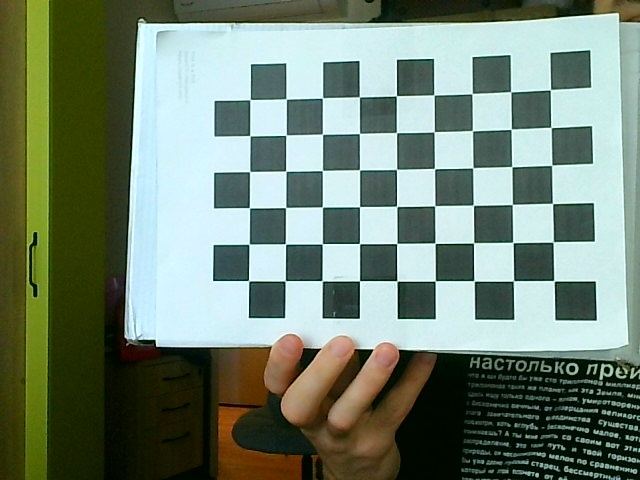
#> input picture stereo_project_win/calibration_photos/left/00.jpg, 640 x 480 px, given in place of the camera
$ python stereo_bm_linux.py   (older library calls are emulated)
#> lines starting #> are read from the running program, lines starting #| are printed output that depends on the picture
"""StereoBM для Linux / Raspberry Pi через V4L2.
S: 50 валидных измерений, Q: выход. Калибровка в миллиметрах.
Пример: python3 stereo_bm_linux.py --left /dev/video0 --right /dev/video2
"""
import argparse
import csv
import time
from pathlib import Path

import cv2
import numpy as np

REAL_DISTANCE_CM = 60.0
NUM_SAMPLES = 50
LEFT_CAMERA = "/dev/video2"
RIGHT_CAMERA = "/dev/video0"
MIN_DISPARITY = 0
NUM_DISPARITIES = 256
BLOCK_SIZE = 15
ROI_RADIUS = 15
MIN_VALID_PIXELS = 50
SHOW_RIGHT = True
SHOW_DISPARITY = True
RESULTS_FILE = "bm_results_optimized_linux.csv"
SCRIPT_DIR = Path(__file__).resolve().parent


def save_experiment(samples, real_distance_cm, results_file):
    values = np.asarray(samples, dtype=np.float64)
    measured_cm = float(np.mean(values[:, 0]))
    std_cm = float(np.std(values[:, 0]))
    mean_disparity = float(np.mean(values[:, 1]))
    mean_valid = float(np.mean(values[:, 2]))
    mean_time = float(np.mean(values[:, 3]))
    absolute_error = abs(measured_cm - real_distance_cm)
    relative_error = absolute_error / real_distance_cm * 100.0
    algorithm_fps = 1.0 / mean_time if mean_time > 0 else 0.0
    print("\n========== РЕЗУЛЬТАТ ЭКСПЕРИМЕНТА ==========")
    print(f"Реальное расстояние: {real_distance_cm:.1f} cm")
    print(f"Измеренное расстояние: {measured_cm:.2f} cm")
    print(f"Стандартное отклонение: {std_cm:.2f} cm")
    print(f"Средняя disparity: {mean_disparity:.2f} px")
    print(f"Абсолютная ошибка: {absolute_error:.2f} cm")
    print(f"Относительная ошибка: {relative_error:.2f} %")
    print(f"Valid: {mean_valid:.1f} %")
    print(f"StereoBM time: {mean_time * 1000:.2f} ms")
    print(f"StereoBM FPS: {algorithm_fps:.1f}")
    with open(results_file, "a", newline="", encoding="utf-8") as file:
        writer = csv.writer(file)
        if file.tell() == 0:
            writer.writerow([
                "real_distance_cm", "measured_distance_cm", "std_cm",
                "mean_disparity_px", "absolute_error_cm",
                "relative_error_percent", "valid_percent",
                "processing_time_ms", "algorithm_fps",
            ])
        writer.writerow([
            real_distance_cm, measured_cm, std_cm, mean_disparity,
            absolute_error, relative_error, mean_valid,
            mean_time * 1000, algorithm_fps,
        ])
    print(f"Результат записан в {results_file}\n")


def main():
    parser = argparse.ArgumentParser(description=__doc__)
    parser.add_argument("--left", default=LEFT_CAMERA, help="Путь /dev/videoN левой камеры")
    parser.add_argument("--right", default=RIGHT_CAMERA, help="Путь /dev/videoN правой камеры")
    parser.add_argument("--fourcc", default="YUYV", choices=("YUYV", "MJPG"),
                        help="Формат потока V4L2; по умолчанию YUYV")
    parser.add_argument("--distance", type=float, default=REAL_DISTANCE_CM,
                        help="Реальное расстояние до объекта в см")
    parser.add_argument("--calibration", type=Path,
                        default=SCRIPT_DIR / "stereo_calibration.npz")
    parser.add_argument("--results", type=Path,
                        default=SCRIPT_DIR / RESULTS_FILE)
    args = parser.parse_args()
    real_distance_cm = args.distance
    if args.left == args.right:
        parser.error("Левая и правая камеры должны отличаться")
    if real_distance_cm <= 0:
        raise ValueError("REAL_DISTANCE_CM должен быть больше нуля")
    with np.load(args.calibration) as data:
#> (reads stereo_project_lin/stereo_calibration.npz from the repository)
        K_left, D_left = data["K_left"], data["D_left"]
        K_right, D_right = data["K_right"], data["D_right"]
        R, T = data["R"], data["T"]
        image_size = tuple(int(v) for v in data["image_size"].ravel())
    width, height = image_size
    center_x, center_y = width // 2, height // 2
    x0, x1 = center_x - ROI_RADIUS, center_x + ROI_RADIUS + 1
    y0, y1 = center_y - ROI_RADIUS, center_y + ROI_RADIUS + 1
    if x0 < 0 or y0 < 0 or x1 > width or y1 > height:
        raise ValueError("Область измерения выходит за границы изображения")

    # Карты рассчитываем один раз; remap использует фиксированную точку.
    R1, R2, P1, P2, Q, roi_left, roi_right = cv2.stereoRectify(
        K_left, D_left, K_right, D_right, image_size, R, T,
        flags=cv2.CALIB_ZERO_DISPARITY, alpha=1.0,
    )
    map_left_1, map_left_2 = cv2.initUndistortRectifyMap(
        K_left, D_left, R1, P1, image_size, cv2.CV_16SC2,
    )
    map_right_1, map_right_2 = cv2.initUndistortRectifyMap(
        K_right, D_right, R2, P2, image_size, cv2.CV_16SC2,
    )
    focal_length = float(P1[0, 0])
    baseline_mm = abs(float(P2[0, 3] / P2[0, 0]))
    depth_factor_cm = focal_length * baseline_mm / 10.0
    print("Размер изображения:", image_size)
    print(f"Фокусное расстояние: {focal_length:.2f} px")
    print(f"Baseline: {baseline_mm:.2f} мм")
    print("Principal point offset:", P1[0, 2] - P2[0, 2])

    stereo = cv2.StereoBM_create(NUM_DISPARITIES, BLOCK_SIZE)
    stereo.setMinDisparity(MIN_DISPARITY)
    stereo.setPreFilterType(cv2.STEREO_BM_PREFILTER_NORMALIZED_RESPONSE)
    stereo.setPreFilterSize(9)
    stereo.setPreFilterCap(31)
    stereo.setTextureThreshold(5)
    stereo.setUniquenessRatio(15)
    stereo.setSpeckleWindowSize(0)
    stereo.setSpeckleRange(2)
    stereo.setDisp12MaxDiff(-1)

    # CAP_V4L2 принудительно выбирает backend Linux. Устройства обычно /dev/videoN.
    camera_left = cv2.VideoCapture(args.left, cv2.CAP_V4L2)
    camera_right = cv2.VideoCapture(args.right, cv2.CAP_V4L2)

    try:
        if not camera_left.isOpened() or not camera_right.isOpened():
            raise RuntimeError("Не удалось открыть обе камеры")
        for name, camera in (("LEFT", camera_left), ("RIGHT", camera_right)):

            camera.set(cv2.CAP_PROP_FOURCC, cv2.VideoWriter_fourcc(*args.fourcc))
            camera.set(cv2.CAP_PROP_FRAME_WIDTH, width)
            camera.set(cv2.CAP_PROP_FRAME_HEIGHT, height)
            camera.set(cv2.CAP_PROP_BUFFERSIZE, 1)  # драйвер может игнорировать
            camera.set(cv2.CAP_PROP_FOURCC, cv2.VideoWriter_fourcc(*"MJPG"))
            actual_w = int(camera.get(cv2.CAP_PROP_FRAME_WIDTH))
            actual_h = int(camera.get(cv2.CAP_PROP_FRAME_HEIGHT))
            actual_fourcc = int(camera.get(cv2.CAP_PROP_FOURCC))
            codec = "".join(chr((actual_fourcc >> (8 * j)) & 255) for j in range(4))
            print(f"{name}: {actual_w}x{actual_h}, FOURCC={codec!r}")
            if (actual_w, actual_h) != image_size:
                raise RuntimeError(
                    f"{name}: драйвер не установил {width}x{height}. "
                    "Проверьте v4l2-ctl --list-formats-ext -d /dev/videoN"
                )
        print("\nS — собрать эксперимент; Q — выход\n")
        samples = []
        collecting = False
        fps = 0.0
        report_start = time.perf_counter()
        report_frames = 0
        capture_sum = prepare_sum = bm_sum = display_sum = 0.0
        while True:
            t0 = time.perf_counter()
            grabbed_left = camera_left.grab()
            grabbed_right = camera_right.grab()
            if not grabbed_left or not grabbed_right:
                print("Не удалось захватить кадры")
                break
            ret_left, frame_left = camera_left.retrieve()
#> frame_left is the input picture: shape (480, 640, 3); mean B, G, R 114.9, 131.2, 114.9
#> ret_left = True
            ret_right, frame_right = camera_right.retrieve()
#> ret_right = True
            if not ret_left or not ret_right:
                print("Не удалось получить кадры")
                break
            t1 = time.perf_counter()
            if (frame_left.shape[1::-1] != image_size
                    or frame_right.shape[1::-1] != image_size):
                raise RuntimeError(
                    f"Размер кадров не совпадает с калибровкой: "
                    f"L={frame_left.shape[1::-1]}, R={frame_right.shape[1::-1]}, "
                    f"калибровка={image_size}"
                )
            # Ректифицируем только один канал.
            gray_left = cv2.cvtColor(frame_left, cv2.COLOR_BGR2GRAY)
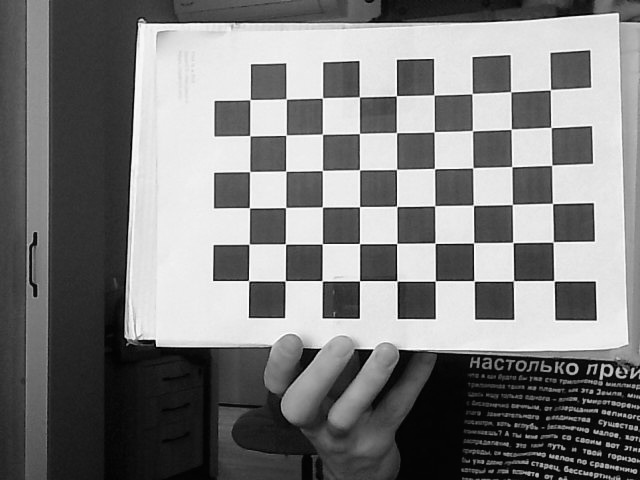
#> gray_left: shape (480, 640); min 0, max 255, mean 124.5
            gray_right = cv2.cvtColor(frame_right, cv2.COLOR_BGR2GRAY)
            gray_left = cv2.remap(
                gray_left, map_left_1, map_left_2, cv2.INTER_LINEAR,
            )
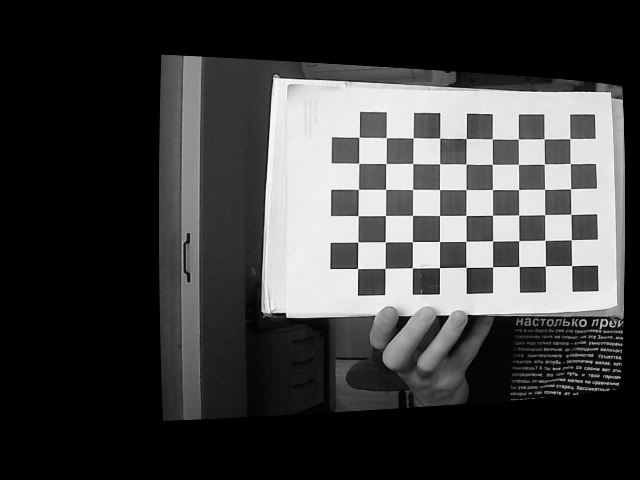
#> gray_left: shape (480, 640); min 0, max 253, mean 62.8
            gray_right = cv2.remap(
                gray_right, map_right_1, map_right_2, cv2.INTER_LINEAR,
            )
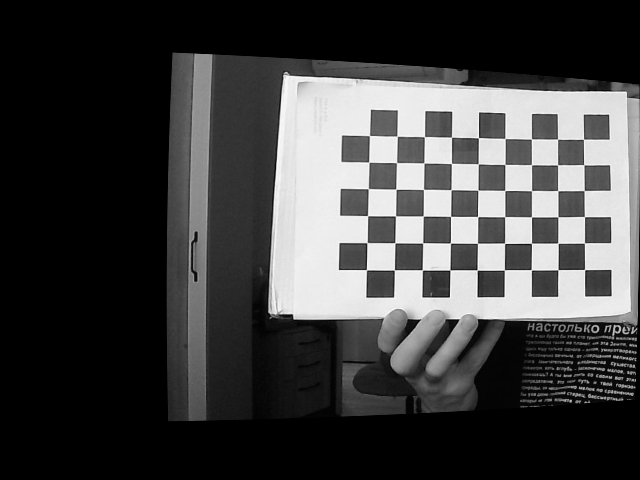
#> gray_right: shape (480, 640); min 0, max 254, mean 65.2

            # CALIB_ZERO_DISPARITY уже согласует главные точки без ручных сдвигов.
            # Вычисляем disparity и расстояние
            t2 = time.perf_counter()
            disparity_raw = stereo.compute(gray_left, gray_right)
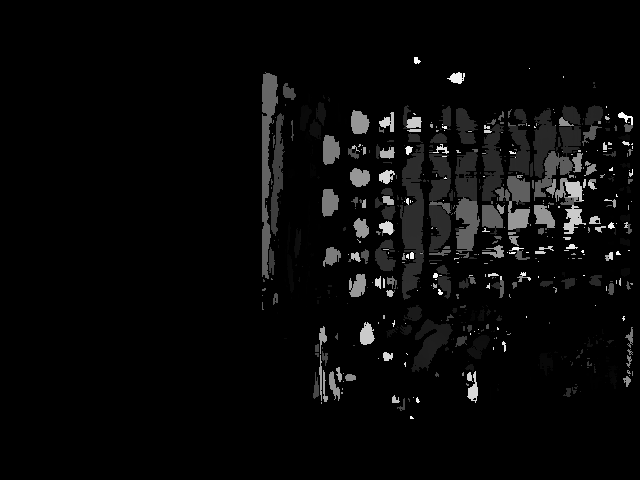
#> disparity_raw: shape (480, 640) int16; min -16, max 4080, mean 123.8; drawn with min black and max white
            t3 = time.perf_counter()
            processing_time = t3 - t2
            # Переводим в float только область измерения.
            disparity_roi = disparity_raw[y0:y1, x0:x1].astype(np.float32) / 16.0
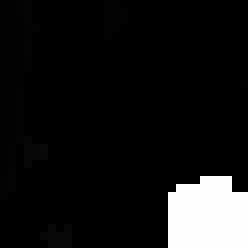
#> disparity_roi: shape (31, 31) float32 (shown 8 times larger); min -1, max 123.8, mean 9.7; drawn with min black and max white

            # Используем этот блок только при положительной диспаратности
            # valid_disparities = disparity_roi[
            #     (disparity_roi > max(1, MIN_DISPARITY)) &
            #     (disparity_roi < MIN_DISPARITY + NUM_DISPARITIES)
            # ]

            # Этот блок используем при отрицательной диспаратности
            valid_disparities = disparity_roi[
                (disparity_roi > MIN_DISPARITY - 1)
                & (disparity_roi < MIN_DISPARITY + NUM_DISPARITIES)
                & (np.abs(disparity_roi) > 1.0)
            ]
#> valid_disparities = 105 values, max 123.8 at index 16, min 1.06 at index 3, mean 95.91
            valid_count = valid_disparities.size
#> valid_count = 105
            valid_percent = 100.0 * valid_count / disparity_roi.size
#> valid_percent = 10.93
            distance_cm = None
            median_disparity = None
            if valid_count >= MIN_VALID_PIXELS:
                median_disparity = float(np.median(valid_disparities))
#> median_disparity = 123.6
                distance_cm = depth_factor_cm / abs(median_disparity)
#> distance_cm = 55.22
                if collecting:
                    samples.append((distance_cm, median_disparity,
                                    valid_percent, processing_time))
            left_view = cv2.cvtColor(gray_left, cv2.COLOR_GRAY2BGR)
            cv2.rectangle(left_view, (x0, y0), (x1 - 1, y1 - 1), (0, 0, 255), 2)
            cv2.putText(left_view, f"FPS: {fps:.1f}", (20, 30),
                        cv2.FONT_HERSHEY_SIMPLEX, 0.7, (0, 255, 0), 2)
            cv2.putText(left_view, f"Valid: {valid_percent:.1f}%", (20, 60),
                        cv2.FONT_HERSHEY_SIMPLEX, 0.6, (0, 255, 255), 2)
            if distance_cm is not None:
                cv2.putText(left_view, f"{distance_cm:.1f} cm",
                            (center_x + 25, center_y), cv2.FONT_HERSHEY_SIMPLEX,
                            0.7, (0, 0, 255), 2)
                cv2.putText(left_view, f"d = {median_disparity:.1f} px",
                            (center_x + 25, center_y + 30),
                            cv2.FONT_HERSHEY_SIMPLEX, 0.6, (0, 0, 255), 2)
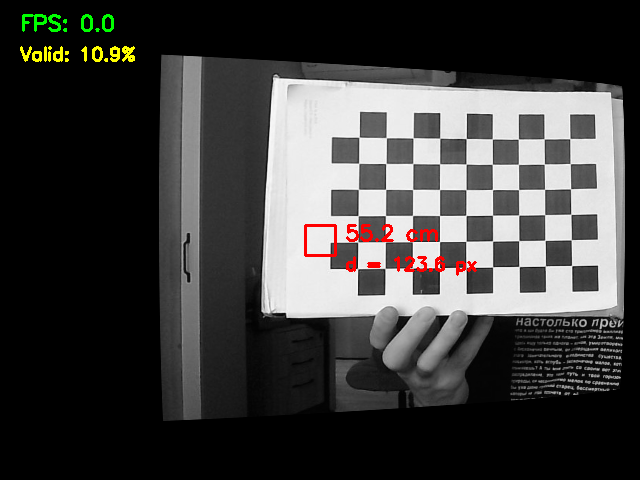
#> left_view: shape (480, 640, 3); mean B, G, R 61.9, 63.1, 64
            else:
                cv2.putText(left_view, "NO DATA", (center_x + 25, center_y),
                            cv2.FONT_HERSHEY_SIMPLEX, 0.7, (0, 0, 255), 2)
            if collecting:
                cv2.putText(left_view, f"COLLECTING: {len(samples)}/{NUM_SAMPLES}",
                            (20, 90), cv2.FONT_HERSHEY_SIMPLEX,
                            0.7, (0, 255, 255), 2)
            cv2.imshow("LEFT", left_view)
            if SHOW_RIGHT:
                cv2.imshow("RIGHT", gray_right)
            if SHOW_DISPARITY:
                disparity_view = cv2.normalize(
                    disparity_raw, None, 0, 255, cv2.NORM_MINMAX, dtype=cv2.CV_8U,
                )
                cv2.imshow("DISPARITY", disparity_view)
            key = cv2.waitKey(1) & 0xFF
#> (key q is pressed here)
            t4 = time.perf_counter()
            report_frames += 1
            capture_sum += t1 - t0
            prepare_sum += t2 - t1
            bm_sum += t3 - t2
            display_sum += t4 - t3
            elapsed = t4 - report_start
            if elapsed >= 1.0:
                fps = report_frames / elapsed
                ms_per_frame = 1000.0 / report_frames
                print(
                    f"FPS: {fps:.1f} | "
                    f"Захват: {capture_sum * ms_per_frame:.1f} мс | "
                    f"Подготовка: {prepare_sum * ms_per_frame:.1f} мс | "
                    f"BM: {bm_sum * ms_per_frame:.1f} мс | "
                    f"ROI/вывод: {display_sum * ms_per_frame:.1f} мс"
                )
                report_frames = 0
                capture_sum = prepare_sum = bm_sum = display_sum = 0.0
                report_start = t4
            if collecting and len(samples) >= NUM_SAMPLES:
                save_experiment(samples, real_distance_cm, args.results)
                samples.clear()
                collecting = False
                # Исключаем сохранение CSV из следующего интервала FPS.
                report_start = time.perf_counter()
                report_frames = 0
                capture_sum = prepare_sum = bm_sum = display_sum = 0.0
            if key == ord("q"):
                break
            if key == ord("s") and not collecting:
                samples.clear()
                collecting = True
                print("Начат сбор 50 валидных измерений")
    finally:
        camera_left.release()
        camera_right.release()
        cv2.destroyAllWindows()


if __name__ == "__main__":
    main()
